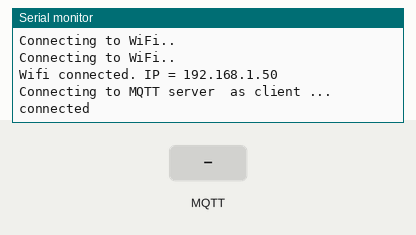
A program run on a simulated ESP8266 (Wemos D1 mini). On the bench: the last lines printed to the serial monitor. The test bench sets the inputs (shaded band). WiFi joins after 1.5 s; servers stay silent unless stated; no MQTT or app messages arrive unless stated; not simulated (calls return 0 or success): secrets.h; names the files do not define were given values by the test bench: MQTT_PORT = 1883.

Above: at 2.7 s.
2.8 s: MQTT message "1" arrives on the first subscribed topic
At 4.0 s:
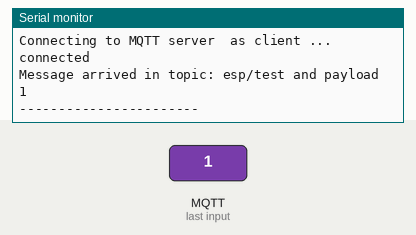
4.3 s: MQTT message "on" arrives on the first subscribed topic
At 5.1 s:
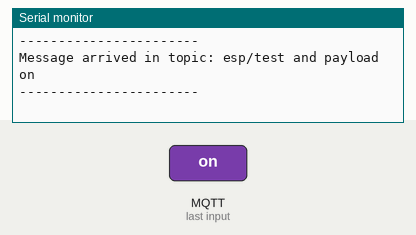
5.8 s: MQTT message "off" arrives on the first subscribed topic
At 6.2 s:
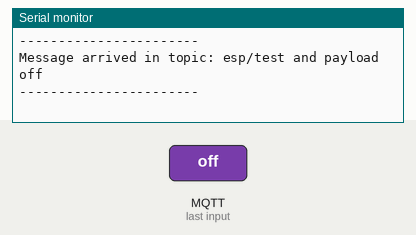

The program:

main.cpp
```cpp
#include <Arduino.h>
#include <secrets.h>

#include <ESP8266WiFi.h>
#include <PubSubClient.h>

#define LOG(...) Serial.printf(__VA_ARGS__)

WiFiClient wifiClient;
PubSubClient mqttClient(wifiClient);

void mqttCallback(char *topic, byte *payload, unsigned int length)
{

  String topicString = String(topic);
  String payloadString = "";
  for (uint i = 0; i < length; i++)
    payloadString += (char)payload[i];

  LOG("Message arrived in topic: %s and payload %s\n", topicString.c_str(), payloadString.c_str());
  LOG("-----------------------\n");
  //  mqttClient.publish("esp/test", "received something");
}

void mqttReconnect()
{
  while (!mqttClient.connected())
  {
    LOG("Connecting to MQTT server %s as client %s...\n", MQTT_SERVER, MQTT_CLIENT_ID);
    if (mqttClient.connect(MQTT_CLIENT_ID, MQTT_USER, MQTT_PASSWORD))
    {
      LOG("connected\n");
    }
    else
    {
      LOG("failed with state %i\n", mqttClient.state());
      delay(2000);
    }

    mqttClient.subscribe("esp/test");
  }
}

void setup()
{
  Serial.begin(115200);

  // Setup Wifi
  WiFi.begin(WIFI_SSID, WIFI_PASSWORD);
  while (WiFi.status() != WL_CONNECTED)
  {
    delay(500);
    LOG("Connecting to WiFi..\n");
  }
  LOG("Wifi connected. IP = %s\n", WiFi.localIP().toString().c_str());

  // Setup MQTT
  mqttClient.setServer(MQTT_SERVER, MQTT_PORT);
  mqttClient.setCallback(mqttCallback);
  mqttReconnect();
  mqttClient.publish("esp/test", "hello");
}

void loop()
{
  mqttReconnect();
  mqttClient.loop();
}
```

Measured:
- after the input at 2.8 s, the serial monitor: prints a new line at once (image 1)
- after the input at 4.3 s, the serial monitor: prints a new line at once (image 2)
- after the input at 5.8 s, the serial monitor: prints a new line at once (image 3)
